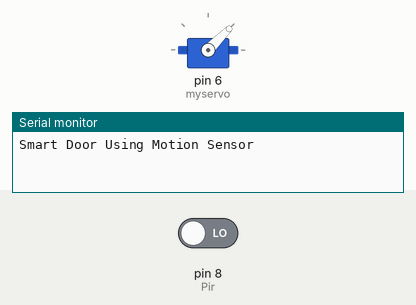
Recording of a sketch running on a simulated Arduino Uno, built with avr-gcc and run on an emulated ATmega328P. On the bench: servo, the last lines printed to the serial monitor. The inputs (shaded band) are chosen by the test bench; at power-on: pin 8 (Pir) LOW.

Above: at 0.05 s.
At 2.0 s:
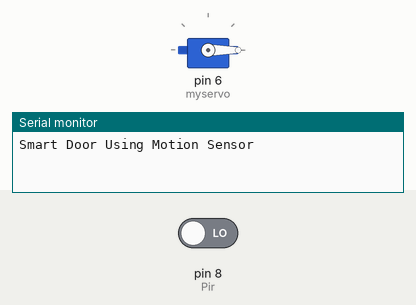
At 4.0 s:
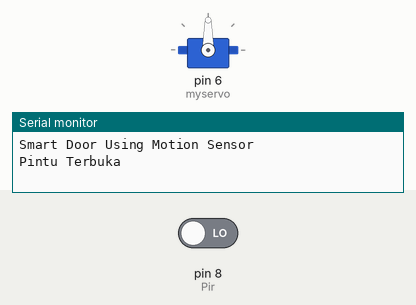
Timing chart, 0 to 5.2 s (numbered marks = the images above):
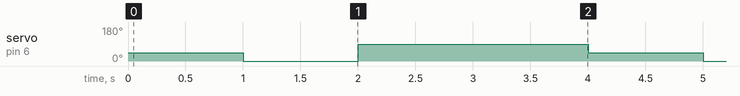

Measured:
- by itself, servo on pin 6 (myservo): repeats every 4.0 s: 90° 2.0 s, 45° 1.0 s, 0° 1.0 s

The sketch:

sketch.ino
```cpp
#include <Servo.h>
int Pir = 8;
int statusPir = 0;
Servo myservo;

void setup() {
  // put your setup code here, to run once:
  Serial.begin(9600);
  Serial.println("Smart Door Using Motion Sensor");
  myservo.attach(6);
  pinMode(Pir, INPUT);
}

void loop() {
  // put your main code here, to run repeatedly:
  statusPir = digitalRead(Pir);
  if (statusPir = HIGH) {
    myservo.write(45);
    delay(1000);
    myservo.write(0);
    delay(1000);
    myservo.write(90);
    delay(1000);
    Serial.println("Pintu Terbuka");
  }
  else {
    myservo.write(135);
    delay(1000);
    myservo.write(180);
    delay(1000);
    myservo.write(90);
    delay(1000);
    Serial.println("Pintu Tertutup");
  }
  delay(1000);
}
```
